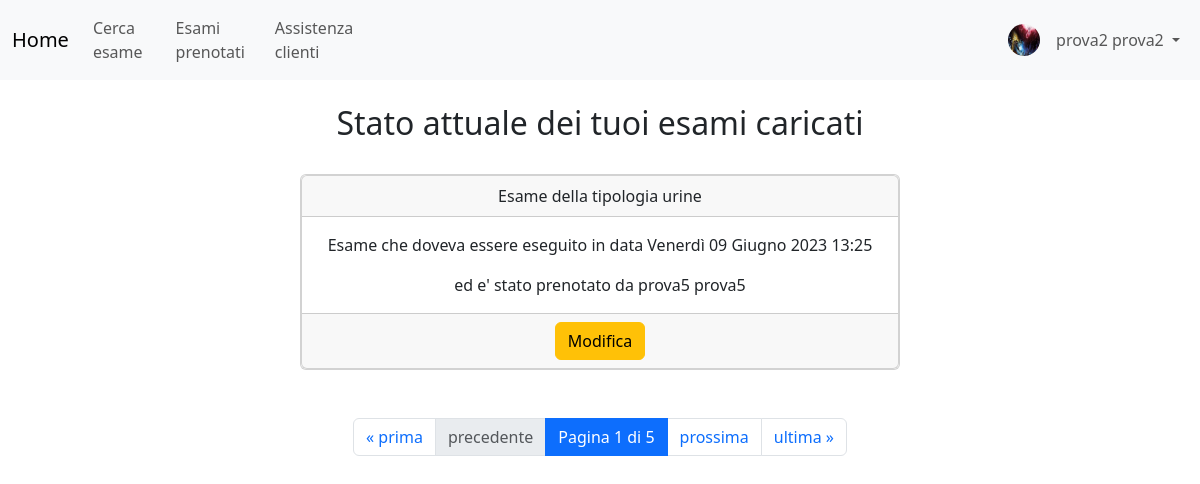
The app's page /medici/esami_caricati/ (signed in) with its own data.
### utenti_custom/models.py (models this page shows)
class UtenteCustom(AbstractUser):
    username = None
    email = models.EmailField(_('email address'), unique=True)
    foto_profilo = models.ImageField(upload_to ='immagini_utenti/%Y/%m/%d/', blank=True, null=True)
    USERNAME_FIELD = 'email'
    REQUIRED_FIELDS = ['first_name', 'last_name',]
    objects = UserManager()
    def __str__(self):
        return f"{self.first_name} {self.last_name}"

### gestione_medici/models.py (models this page shows, shortened)
class Esame(DirtyFieldsMixin, models.Model):
    TIPOLOGIE_POSSIBILI = [
        ('ematochimica', 'Ematochimica'),
        ('urine', 'Urine'),
        ('oculistica', 'Oculistica'),
        ('radiografia', 'Radiografia'),
        ('ginecologia', 'Ginecologia'),
        ('ecografia', 'Ecografia'),
        ('risonanza_magnetica', 'Risonanza magnetica'),
        ('cardiologia', 'Cardiologia'),
        ('allergologia', 'Allergologia'),
        ('gastroenterologia', 'gastroenterologia'),
        ('urologia', 'Urologia'),
        ('psichiatria', 'Psichiatria'),
        ('pediatria', 'Pediatria'),
        ('otorinolaringologia', 'Otorinolaringologia'),
        ('neurologia', 'Neurologia'),
        ('dermatologia', 'Dermatologia'),
        ('endocrinologia', 'Endocrinologia'),
        ('angiologia', 'Angiologia')
    ]
    STATI_POSSIBILI = [
        ('disponibile', 'Disponibile'),
        ('prenotato', 'Prenotato'),
        ('eseguito', 'Eseguito'),
        ('cancellato', 'Cancellato')
    ]
    tipologia = models.CharField(max_length=30, choices=TIPOLOGIE_POSSIBILI)
    medico = models.ForeignKey(Medico, related_name='esami_caricati', on_delete=models.PROTECT)
    data = models.DateTimeField()
    stato = models.CharField(max_length=20, choices=STATI_POSSIBILI, default='disponibile')
    paziente = models.ForeignKey(UtenteCustom, related_name='esami', null=True, blank=True,
                               on_delete=models.SET_NULL)
    class Meta:
        verbose_name_plural = 'Esami'
        ordering = ['data']

### gestione_medici/views.py (the view)
# urls.py: path('esami_caricati/', esami_caricati, name='esami_caricati'),
@login_required
def esami_caricati(request):
    user = get_object_or_404(UtenteCustom, pk=request.user.pk)
    medico = user.medico
    esami = medico.esami_caricati.all()
    paginatore = Paginator(esami, 1)
    numero_pagina = request.GET.get("page")
    pagina = paginatore.get_page(numero_pagina)
    ctx = {'page_obj': pagina}
    return render(request,"gestione_medici/esami_caricati.html",ctx)

### gestione_medici/templates/gestione_medici/esami_caricati.html (shortened to what this page needs)
{% extends 'base.html' %}
{% block content %}
<br>
<center>
<h2> Stato attuale dei tuoi esami caricati</h2>
</center>
<br>
<div class="d-flex justify-content-center">
{% for e in page_obj  %}
<br>
<div class="d-flex aligns-items-center justify-content-center card text-center w-50 mx-auto">
<div class="card text-center">
  <div class="card-header">
     Esame della tipologia {{ e.tipologia }}
  </div>
  <div class="card-body">
    {% if e.stato == 'prenotato' or e.stato == 'disponibile' %}
        <p class="card-text"> Esame che verrà eseguito in data {{e.data}}</p>
    {% elif e.stato == 'eseguito' %}
        <p class="card-text"> Esame eseguito in data {{e.data}}</p>
    {% elif e.stato == 'cancellato' %}
      <p class="card-text"> Esame che doveva essere eseguito in data {{e.data}}</p>
    {% endif%}
    {% if e.paziente is not None %}
      <p class="card-text"> ed e' stato prenotato da {{e.paziente}}</p>
    {% elif e.stato != 'cancellato' %}
      <p class="card-text"> e non e' ancora stato prenotato</p>
    {% endif %}
  </div>
    <div class="card-footer">
      <a href="{% url 'gestione_medici:modifica_esame' e.pk %}"
      class="btn btn-warning" style="">Modifica</a>
  </div>
</div>
</div>
</div>
<br>
{%endfor%}
{% include "paginatore.html" %}
{% endblock %}

### templates/base.html (shortened to what this page needs)
<!DOCTYPE html>
<html lang="en">
{% load static %}
<head>
    {% block head %}
  <link rel="stylesheet" href="https://cdn.jsdelivr.net/npm/bootstrap@5.3.0/dist/css/bootstrap.min.css">
  {% endblock %}
  {% load crispy_forms_tags %}
</head>
<body>
  <nav class="navbar navbar-expand-sm bg-light navbar-light">
    <div class="container-fluid ">
      {% block navbar %}
      <a class="navbar-brand" href="{% url 'home' %}">Home</a>
      <div class="collapse navbar-collapse" id="collapsibleNavbar">
        <ul class="navbar-nav">
          <li class="nav-item">
            <a class="nav-link" href="{% url 'gestione_medici:ricerca_esami' %}">Cerca esame</a>
          </li>
          <li class="nav-item">
            <a class="nav-link" href="{% url 'gestione_utenti:situazione' %}">Esami prenotati</a>
          </li>
          <li class="nav-item">
            <a class="nav-link" href="#">Assistenza clienti</a>
          </li>
        </ul>
        <div class="navbar-collapse collapse w-100 order-3 dual-collapse2">
          <ul class="navbar-nav ms-auto">
            <li class="nav-item">
              <span class="navbar-text">
                {% if request.user.is_authenticated and request.user.foto_profilo %}
                  <img src="{{ request.user.foto_profilo.url }}" alt="Foto profilo" class="rounded-circle mt-1 me-2" style="width: 32px; height: 32px;">
                {% else %}
                  <img src="{% static '/immagini/blank_profile_picture.png' %}" alt="Immagine default" class="rounded-circle mt-1 me-2" style="width: 32px; height: 32px;">
                {% endif %}
              </span>
            </li>
            <li class="nav-item dropdown">
              <a class="nav-link dropdown-toggle" id="navbarDropdownMenuLink" role="button" data-bs-toggle="dropdown" aria-haspopup="true" aria-expanded="false">
                {% if request.user.is_authenticated %}
                  {{ request.user }}
                {% else %}
                  Utente anonimo
                {% endif %}
              </a>
          </ul>
        </div>
      </div>
      {% endblock %}
    </div>
  </nav>
{% block content %}
{% endblock %}
</body>
</html>

### records on screen
UtenteCustom: user.foto_profilo (picture), user "prova2 prova2"
Esame: tipologia "urine", data "Venerdì 09 Giugno 2023 13:25", paziente "prova5 prova5"

### other values on screen
{{ page_obj.number }} "1"
{{ page_obj.paginator.num_pages }} "5"
